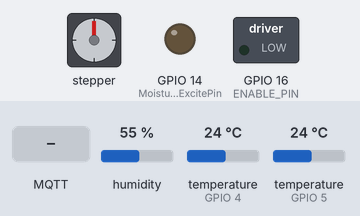
Bench run of a sketch on a simulated ESP8266 (NodeMCU). Parts: stepper motor, switched loads named in the sketch (green lamp = pin HIGH), output pins drawn as LEDs (lit = HIGH). The inputs (shaded band) are chosen by the test bench; at power-on: humidity 55 %, temperature (sensors on GPIO 4, GPIO 5) 24 °C. WiFi joins after 1.5 s; servers stay silent unless stated; random numbers use the default seed unless the sketch sets one; no MQTT or app messages arrive unless stated; stepper angles assume 200 steps per turn; what the sketch prints to the serial monitor is not drawn.

Above: at 2.7 s.
2.8 s: MQTT message "W" arrives on the first subscribed topic
At 3.7 s:
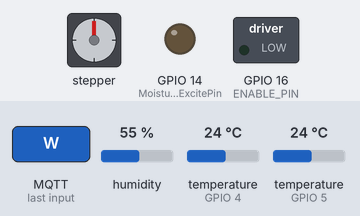
8.8 s: MQTT message "W" arrives on the first subscribed topic
At 16.3 s:
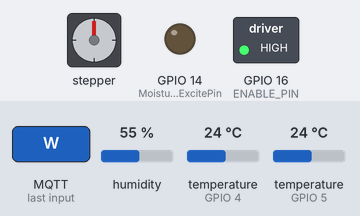
Timing chart, 0 to 64.3 s (numbered marks = the images above; inputs shaded):
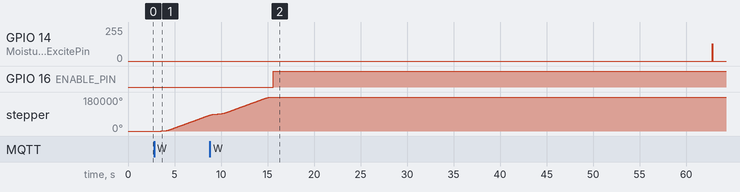

The sketch:

ESP8266_Ambient_Condition_Controller.ino
```cpp
/*
   This code is used to control a self watering grow station that controls the ambient temperature and humidity as well as the soil temperature and moisture levels.
   Author: minusmagis
   Last update: 09/01/2021
*/

// First we include all the needed libraries and header files
#include "DHTesp.h"
#include "Definitions.h"

#include <OneWire.h>
#include <DallasTemperature.h>
#include <ESP8266WiFi.h>
#include <PubSubClient.h>
#include <SpeedyStepper.h>

unsigned long lastMsg = 0;
unsigned long lastUpdate = 0;

// On the setup we initialize all the comunications needed for the software to work
void setup()
{
StartCode();
}

void loop()
{
  unsigned long messageNow = millis();
  if (messageNow - lastMsg > MessageReceiveDelay) {
    lastMsg = messageNow;
    FastUpdate();
  }

  unsigned long StatusNow = millis();
  if (StatusNow - lastUpdate > StatusUpdateDelay) {
    lastUpdate = StatusNow;
    Get_Conditions();
  }
}
```

Definitions.h
```cpp
// GPIO where the DS18B20 ground temp sensor is connected to
#define DSB18B20DataPin 4  //D2

// GPIO where the DHT Ambient sensor is connected to
#define DHTDataPin 5      //D1

// We define the analogread pin and the Excitation pin for the capacitive sensor
#define MoistureReadPin A0
#define MoistureExcitePin 14 //D5

// We define the relay pin for the ground heating element
#define HeaterPin 9 //S2

// We define the pins that control the peristaltic pump
#define MOTOR_STEP_PIN 12
#define MOTOR_DIRECTION_PIN 13
#define ENABLE_PIN 16

// We have to define the Peristaltic Pump motor speed and acceleration
#define PeristalticPump_Speed 10000
#define PeristalticPump_Acceleration 10000

// We also have to define the volume pumped in ml as well as the relation between the volume and the motor steps
#define PeristalticPump_Volume 50
#define VolumeToSteps 1000

// We also need to define the yield interval so that the ESP does not crash
#define YeldInterval 100000

// We also define the delay for the Moisture Sensor excitation frequency (at a delay of 1 it excites at around 500khz
#define CapacitiveDelay 1

// We define the Status Update delay in miliseconds
#define StatusUpdateDelay 60000

// We also define the Message receive delay so that the ESP is not constantly probing the MQTT server
#define MessageReceiveDelay 1000

// We also need to define the values for the maximum and minimum value of the capacitive moisture sensor which will correspond to fully dry and fully soaked.
#define MaxHumiditySensorValue 700
#define MinHumiditySensorValue 500

// We define the maximum message size
#define MSG_BUFFER_SIZE  (100)

// We define if we desire to debug or to enable the serial messages
//#define Debugging 1
#define SerialMessages 1
```

Get_Ambient_Conditions.ino
```cpp
// We need to include the header file so that we have all the definitions
#include "Definitions.h"

// Setup a oneWire instance to communicate with the DSB18B20 ground temperature sensor
OneWire oneWire(DSB18B20DataPin);

// Pass our oneWire reference to Dallas Temperature sensor
DallasTemperature Ground_Temp_Sensor(&oneWire);

//Initialize the DHT ambient sensor
DHTesp Ambient_Sensor;

void Get_Conditions () {

  // We add a delay so that the sensor has time to sample
  delay(Ambient_Sensor.getMinimumSamplingPeriod());

  // Then we store the values onto floats for further use
  float Air_Humidity = Ambient_Sensor.getHumidity();
  float Air_Temperature = Ambient_Sensor.getTemperature();

  // We also get the readings for the ground temperature
  Ground_Temp_Sensor.requestTemperatures();
  float Ground_Temperature = Ground_Temp_Sensor.getTempCByIndex(0);

  // Finally we measure the moisture level of the soil by using our custom built function
  float Ground_Moisture = GetMoisture();

#ifdef SerialMessages
  Serial.print(Ambient_Sensor.getStatusString());
  Serial.print("  Humidity :");
  Serial.print(Air_Humidity, 1);
  Serial.print("%\t\t Air Temperature :");
  Serial.print(Air_Temperature, 1);
  Serial.print("ºC");
  Serial.print("\t\t Ground Temperature :");
  Serial.print(Ground_Temperature);
  Serial.print("ºC");
  Serial.print("\t\t Ground Moisture :");
  Serial.print(Ground_Moisture);
  Serial.println("%");
#endif
  UpdateStatus(Air_Humidity,Air_Temperature,Ground_Temperature,Ground_Moisture);

}

// This function is used to generate a small delay to slow down the exciting frequency of the capacitive sensor
// Basically it takes some time to generate a random number so perform that action a number of times to delay the
// workings of any loop more precisely than the delayMicroseconds() function.
void ArtificialDelay(long Delay_Cycles)
{
  for (long i = 0; i < Delay_Cycles; i++) {
    int a = random(1);
  }
}

// With this function we determine the moisture level of the ground by exciting with a square wave and measuring the resulting
// impedance change between the sensor prongs when wet or dry. Then we map those values to a percentage and output the result as
// a float value.
float GetMoisture() {

  // This for loop generates a super fast square wave using direct port writing (around 500khz)
  for (long i = 0; i < 10000; i++) {
    GPOS = (1 << MoistureExcitePin);
    ArtificialDelay(CapacitiveDelay);
    GPOC = (1 << MoistureExcitePin);
    ArtificialDelay(CapacitiveDelay);
  }

  // After the excitation we read the voltage value on the analog pin and we store it on a variable
  long AnalogRead = analogRead(MoistureReadPin);
  delayMicroseconds(100);

  // In case we want to know the exact value of the sensor for debugging purposes we print it on the serial coms window.
  #ifdef Debugging
  Serial.print("Moisture sensor : ");
  Serial.println(AnalogRead);
  #endif

  // Finally we map directly the sensor values to a percent value. The scale is inverted due to the working mechanics of the sensor.
  float Moisture = map(AnalogRead, MinHumiditySensorValue, MaxHumiditySensorValue, 100, 0);
  return Moisture;
}
```

Ground_Heating.ino
```cpp
void GroundHeating(bool Status){
  #ifdef SerialMessages
  Serial.print("Ground heating Status :");
  Serial.println(Status);
  #endif
  digitalWrite(HeaterPin,Status);
}
```

Network_Connection.ino
```cpp
// This Script will take care of the connection to the network and to the MQTT server
#include "Definitions.h"

// We first need to set the wifi network credentials as well as the MQTT server Address
const char* ssid = "Can Maxwell";
const char* password = "Psk2Clmi342FaM8";
const char* mqtt_server = "192.168.1.159";

// We then initialize both the wifi and the MQTT Server connection
WiFiClient espClient;
PubSubClient client(espClient);

// We define the message variables as well as their buffer size
char Message[MSG_BUFFER_SIZE];

// We also define some char arrays that will hold the values of the different parameters
char Air_Humidity_Message[10];
char Air_Temperature_Message[10];
char Ground_Temperature_Message[10];
char Ground_Moisture_Message[10];

char Watering_Plants_Message[20];
char Watering_Plants_Status[10];

char Heating_Message[20];
char Heating_Status[10];

// --------------------------------------------------------------- Wifi Connection -----------------------------------------------------------------------

// This loop connects to the Wifi Network
void setup_wifi() {

  delay(10);
  // We start by connecting to a WiFi network
  // We only print on the serial if we desire
#ifdef SerialMessages
  Serial.println();
  Serial.print("Connecting to ");
  Serial.println(ssid);
#endif

  WiFi.mode(WIFI_STA);
  WiFi.begin(ssid, password);

  // If the status is still not connected we wait for half a second
  while (WiFi.status() != WL_CONNECTED) {
    delay(500);
#ifdef SerialMessages
    Serial.print(".");
#endif
  }

  // Why is this here?
  randomSeed(micros());

  // If the connection is succesful we print the WiFi characteristics on the serial if we desire to
#ifdef SerialMessages
  Serial.println("");
  Serial.println("WiFi connected");
  Serial.println("IP address: ");
  Serial.println(WiFi.localIP());
#endif
}

// --------------------------------------------------------------- MQTT Messaging -----------------------------------------------------------------------

// Now we need to define what does the callback function do depending on the received message
void callback(char* topic, byte* payload, unsigned int length) {
#ifdef SerialMessages
  Serial.print("Message arrived [");
  Serial.print(topic);
  Serial.print("] ");
  for (int i = 0; i < length; i++) {
    Serial.print((char)payload[i]);
  }
  Serial.println();
#endif
  const char* payload2 = reinterpret_cast<const char*>(payload);

  // We create a case switch to handle the different actions that can come from the publisher
  // If the incoming message is water we know we have to water the plants
  if (payload2[0] == 'W') {
    snprintf (Watering_Plants_Message, 20, "Watering Plants");
    client.publish("Watering_Plants", Watering_Plants_Message);
    Water_Plants();
    snprintf (Watering_Plants_Message, 20, "Plants Watered");
    client.publish("Watering_Plants", Watering_Plants_Message);
    // We call the water plants function
  }

  else if (payload2[0] == 'H') {
    int GroundHeatingValue = payload2[1];
    GroundHeatingValue -= 48;
    snprintf (Heating_Message, 20, "Heating %d", GroundHeatingValue);
    client.publish("Heating", Heating_Message);
    if (payload2[1] == '1') {
      GroundHeating(1);
    }
    else {
      GroundHeating(0);
    }
  }

  else {
#ifdef SerialMessages
    Serial.print("I did not understand the message");                 // In case the message is not understood we print a message on the serial print for debugging
#endif
    client.publish("InstructionsSlave", "I did not understand the message");    // We publish a message saying that we did not understand the question
  }
}

// --------------------------------------------------------------- MQTT connection -----------------------------------------------------------------------

// This function will connect the ESP8266 to the MQTT server and notify us when it is propperly connected
void reconnect() {
  // Loop until we're reconnected
  while (!client.connected()) {
#ifdef SerialMessages
    Serial.print("Attempting MQTT connection...");
#endif

    // Create a random client ID
    String clientId = "ESP8266Client-";
    clientId += String(random(0xffff), HEX);

    // Attempt to connect
    if (client.connect(clientId.c_str())) {
#ifdef SerialMessages
      Serial.println("connected");                                                // If we succesfully connect we print it on the serial
#endif
      client.publish("GroundSensorStatus", "Ground Sensor is Online");            // We also publish a message acknowledgeing that the ground sensor is now online
      client.subscribe("InstructionsMaster");                                     // And we subscribe to the Channel where the master will send the instructions
    }

    // If the connection has failed we print the reason why it has failed and retry after 5 seconds
    else {
#ifdef SerialMessages
      Serial.print("failed, rc=");
      Serial.print(client.state());
      Serial.println(" try again in 5 seconds");
#endif
      delay(5000);
    }
  }
}


void UpdateStatus(float Air_Humidity, float Air_Temperature, float Ground_Temperature, float Ground_Moisture) {

  // If, for some reason we get disconnected from the MQTT server we try to reconnect
  if (!client.connected()) {
    reconnect();
  }

  // We update the client that will execute the callback function from above
  client.loop();

  snprintf (Message, MSG_BUFFER_SIZE, "Humidity %d%%   Air Temperature %4.2fºC   Ground Temperature %4.2fºC   Ground Moisture %d%% ", Air_Humidity, Air_Temperature, Ground_Temperature, Ground_Moisture);
  snprintf (Air_Humidity_Message, 10, "%d", Air_Humidity);
  snprintf (Air_Temperature_Message, 10, "%4.2f", Air_Humidity);
  snprintf (Ground_Temperature_Message, 10, "%4.2f", Air_Humidity);
  snprintf (Ground_Moisture_Message, 10, "%d", Air_Humidity);

#ifdef Debugging
  Serial.print("Publish message: ");
  Serial.println(Message);
#endif
  client.publish("GroundSensorStatus", Message);
  client.publish("Air_Humidity", Air_Humidity_Message);
  client.publish("Air_Temperature", Air_Temperature_Message);
  client.publish("Ground_Temperature", Ground_Temperature_Message);
  client.publish("Ground_Moisture", Ground_Moisture_Message);
}

void FastUpdate () {
  // We update the client that will execute the callback function from above
  client.loop();
}
```

Plant_Watering_Subroutine.ino
```cpp
// This script will make the pump rotate for a give amount of time to water the plants

// We need to include the definitions file to have all the definition names
#include "Definitions.h"

// Afterwards we use the methods of the SpeedyStepper methods to define the pump motor
SpeedyStepper PeristalticPump;

unsigned long YeldIntervalCounter = 0;


void Water_Plants()
{
  // We first need to enable the peristaltic pump motor to be able to move it
  digitalWrite(ENABLE_PIN, LOW);

  // Afterwards we set the motor speed and acceleration
  PeristalticPump.setSpeedInStepsPerSecond(PeristalticPump_Speed);
  PeristalticPump.setAccelerationInStepsPerSecondPerSecond(PeristalticPump_Acceleration);

  // We calculate the amount of steps the motor has to make to pump the desired volume
  unsigned long steps = PeristalticPump_Volume * VolumeToSteps;

  // Finally we move the motor and if we desire we serialprint a message
#ifdef SerialMessages
  Serial.println("Watering Plants");
#endif

  PeristalticPump.setupRelativeMoveInSteps(steps);

  while (!PeristalticPump.motionComplete())
  {
    if (YeldIntervalCounter > YeldInterval) {
      yield();
      YeldIntervalCounter = 0;
    }
    YeldIntervalCounter++;
    PeristalticPump.processMovement();       // this call moves themotor
  }
#ifdef SerialMessages
  Serial.println("Plants Watered");
#endif

  digitalWrite(ENABLE_PIN, HIGH);
}
```

ZStart_Code.ino
```cpp
void StartCode() {
  //If we have defined serial messages we output a welcome message via serial
#ifdef SerialMessages
  Serial.begin(115200);
  Serial.println("ESP8266 Ambient Condition Controller");
  Serial.println("start");
  Serial.println("echo: ESP8266 Ambient Condition Controller 0.0.1");
  Serial.println("echo: Last Updated: 2021-01-09 | Author: minusmagis");
#endif

  // DHT Autodetect is not working reliably we will use this instead:
  Ambient_Sensor.setup(DHTDataPin, DHTesp::DHT22); // Connect DHT sensor to GPIO 5

  // Start the DS18B20 sensor
  Ground_Temp_Sensor.begin();

  // We define the wifi connection as well as the MQTT server direction and callback subroutines
  setup_wifi();
  client.setServer(mqtt_server, 1883);
  client.setCallback(callback);

  // We also define the Peristaltic Pump motor with the SpeedyStepper library methods
  PeristalticPump.connectToPins(MOTOR_STEP_PIN, MOTOR_DIRECTION_PIN);

  // Finally we define the pins that will be outputs and inputs
  pinMode(MoistureReadPin, INPUT);
  pinMode(MoistureExcitePin, OUTPUT);
  pinMode(ENABLE_PIN, OUTPUT);


  // If, for some reason we get disconnected from the MQTT server we try to reconnect
  if (!client.connected()) {
    reconnect();
  }
}
```

Measured:
- after the input at 2.8 s, stepper: keeps turning clockwise at about 16165°/s, starting after 0.79 s
